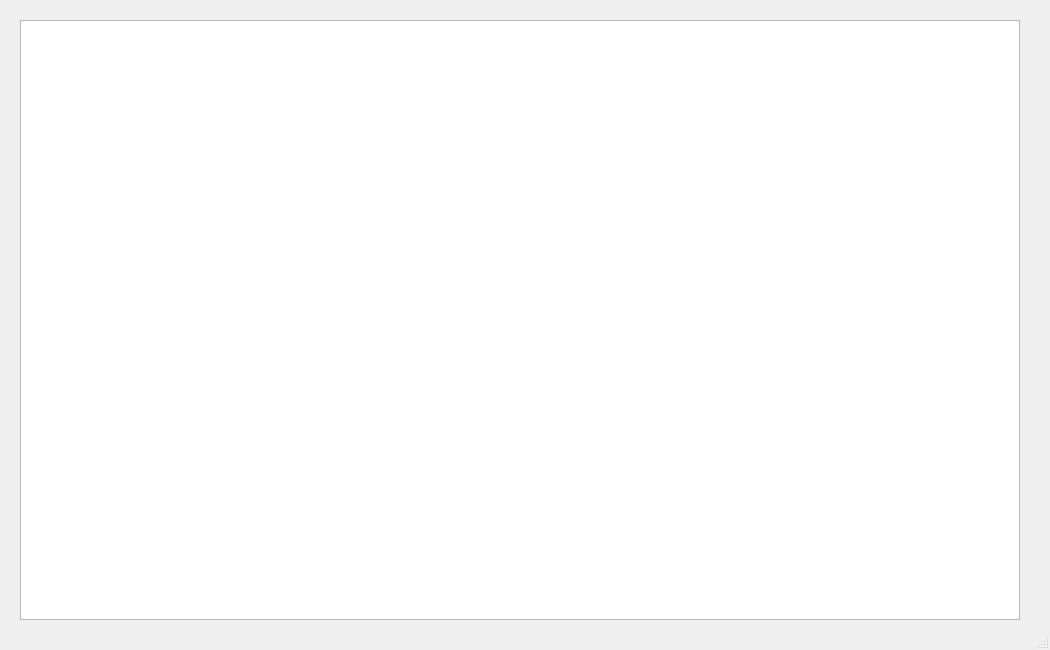
<?xml version="1.0" encoding="UTF-8"?>
<ui version="4.0">
 <class>MainWindow</class>
 <widget class="QMainWindow" name="MainWindow">
  <property name="geometry">
   <rect>
    <x>0</x>
    <y>0</y>
    <width>1050</width>
    <height>650</height>
   </rect>
  </property>
  <property name="windowTitle">
   <string>MainWindow</string>
  </property>
  <widget class="QWidget" name="centralwidget">
   <widget class="QGraphicsView" name="graphicsView">
    <property name="geometry">
     <rect>
      <x>20</x>
      <y>20</y>
      <width>1000</width>
      <height>600</height>
     </rect>
    </property>
   </widget>
  </widget>
  <widget class="QMenuBar" name="menubar">
   <property name="geometry">
    <rect>
     <x>0</x>
     <y>0</y>
     <width>1050</width>
     <height>21</height>
    </rect>
   </property>
  </widget>
  <widget class="QStatusBar" name="statusbar"/>
 </widget>
 <resources/>
 <connections/>
</ui>
